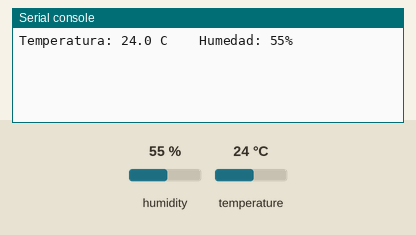
Recording of a program running on a simulated CircuitPython board. On the bench: the last lines printed to the serial console. The test bench sets the inputs (shaded band); at power-on: humidity 55 %, temperature 24 °C.

Above: at 1.2 s.
1.3 s: humidity set to 22 %
At 3.0 s:
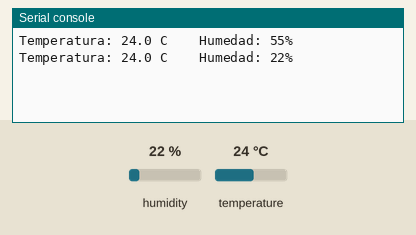
4.3 s: temperature set to 12 °C
At 5.4 s:
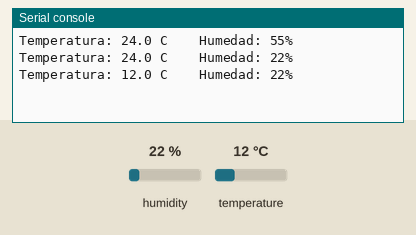
7.3 s: humidity set to 40 %
At 10.2 s:
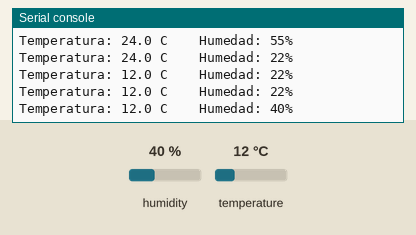
Timing chart, 0 to 11.7 s (numbered marks = the images above; inputs shaded):
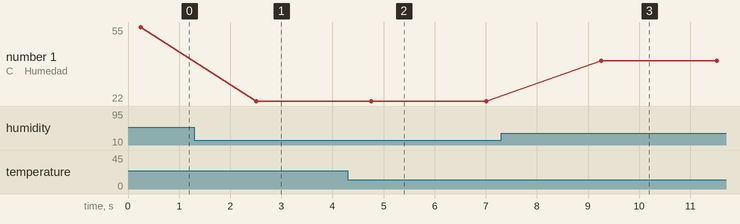

The program:

DHT11.py
```python
# Librerías necesarias adafruit-circuitpython-dht y libgpiod2
#
# Instalación
# sudo pip3 install adafruit-circuitpython-dht
# sudo apt-get install libgpiod2

import time
import board
import adafruit_dht

dhtDevice = adafruit_dht.DHT11(board.D4)

while True:
    try:
        temperature = dhtDevice.temperature
        humidity = dhtDevice.humidity
        print("Temperatura: {:.1f} C    Humedad: {}% ".format(temperature, humidity))
    except RuntimeError as error:
        print(error.args[0])
        time.sleep(2)
        continue
    except Exception as error:
        dhtDevice.exit()
        raise error
    time.sleep(2)
```

Measured:
- after the input at 1.3 s, the serial console: prints a new line after 1.2 s (image 1)
- after the input at 4.3 s, the serial console: prints a new line after 0.46 s (image 2)
- after the input at 7.3 s, the serial console: prints a new line after 2.0 s (image 3)
- plotted number 1: 55 → 22 after the input at 1.3 s, 22 → 40 after the input at 7.3 s
